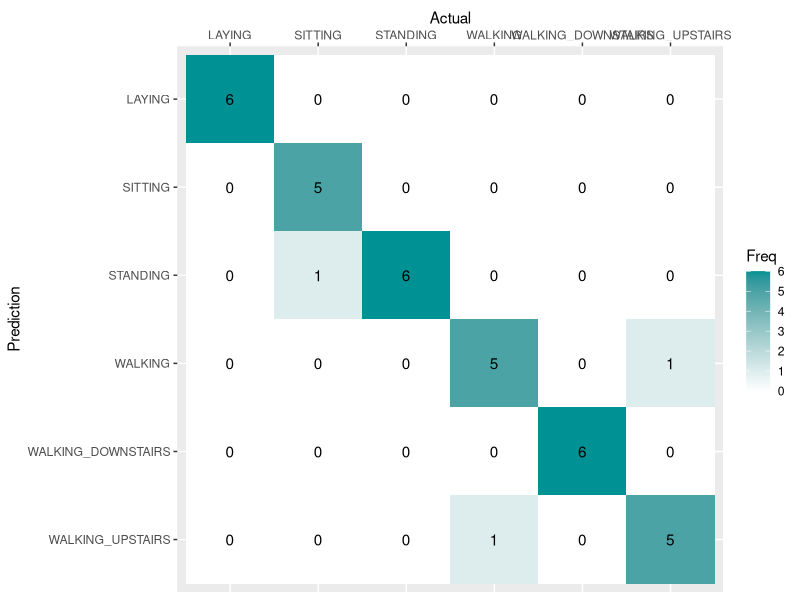
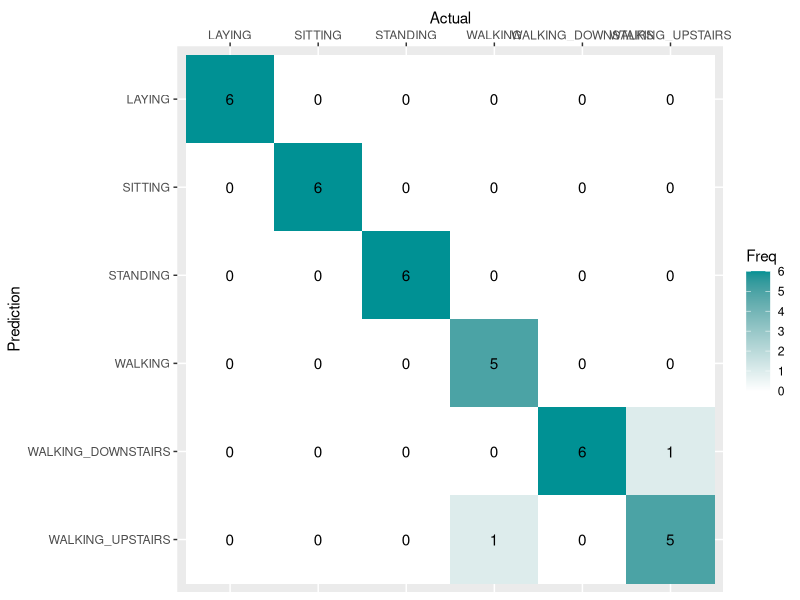

These charts were generated, in order, by the following R code:
rm(list = ls())
library(caret)
library(dplyr)
library(ggplot2)
library(nnet)

#Read the dataset
data <- read.csv("data/tidy_data.csv")

#Create labels set
label <- unique(data$Activity)
data <- select(data,-Subject)

#Discover the data
summary(data)
percentage <- prop.table(table(data$Activity)) * 100
cbind(freq=table(data$Activity), percentage=percentage)

#Split the train and test set
set.seed(7)
train_index <- createDataPartition(data$Activity,
                                        p=0.80, list=FALSE)
validation <- data[-train_index,]
training <- data[train_index,]

control <- trainControl(method="cv", number=10,
                        savePredictions = TRUE)
metric <- "Accuracy"

#Define the function drawing the confusion matrix
plotConfusionMatrix <- function(cfm)
{
  plt <- as.data.frame(cfm$table)
  plt$Prediction <- factor(plt$Prediction, levels=rev(levels(plt$Prediction)))
  
  ggplot(plt, aes(x = Reference,y= Prediction, fill= Freq)) +
    geom_tile() + geom_text(aes(label=Freq)) +
    scale_fill_gradient(low="white", high="#009194") +
    labs(x = "Actual",y = "Prediction") +
    scale_x_discrete(labels=label, position = "top") +
    scale_y_discrete(labels=rev(label))
}

#Run the KNN algorithm and plot confusion matrix
set.seed(7)
fit.knn <- train(Activity~., data=training, method="knn",
                 metric=metric, trControl=control)
knn_predictions <- predict(fit.knn, validation)
cfm_knn <- confusionMatrix(knn_predictions, as.factor(validation$Activity))
cfm_knn$overall['Accuracy']
plotConfusionMatrix(cfm_knn)

#Run the multinomial logistic regression algorithm and plot confusion matrix
set.seed(7)
fit.logist <- train(Activity~., data=training, method="multinom",
                 metric=metric, trControl=control)
logist_predictions <- predict(fit.logist, validation)
cfm_logist <- confusionMatrix(logist_predictions, as.factor(validation$Activity))
cfm_logist$overall['Accuracy']
plotConfusionMatrix(cfm_logist)